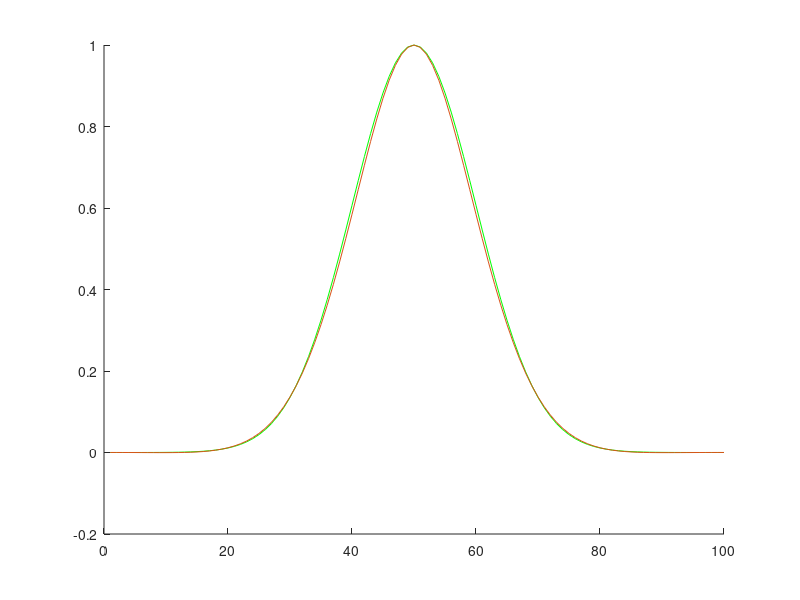

The MATLAB script that drew this image:
%4th order rf
clear all

ndim = 100;
za = zeros(ndim,1);
zb = zeros(ndim,1);
zc = zeros(ndim,1);
za(ndim/2) = 1.0;
%za(2) = -1.5;

xi = 10.0;
figure
hold on

for i=1:ndim
  zc(i) = exp(-(i-ndim/2)^2/xi^2/2);
end 
plot(zc,'Color','green')

b=xi^2/2;
c=xi^2/24+xi^4/8;
%c=xi^4/8;
d=xi^2/180+xi^4/48+xi^6/48;
%d=xi^6/48;
e=xi^2/1120+xi^4*7/1920+xi^6/192+xi^8/384;
%e=xi^8/384;

p=c-3/8*b^2;
q=d-b*c/2+b^3/8;
r=e-b*d/4+b^2*c/16-3*b^4/256;

b2=p/2;
c2=p^2/16-r/4;
d2=-q^2/64;

p2=c2-b2^2/3;
q2=d2-b2*c2/3+2*b2^3/27;

t1=0.5*(-q2+sqrt(q2^2+4*p2^3/27));
t2=0.5*(-q2-sqrt(q2^2+4*p2^3/27));

u=t1^(1/3);
v=t2^(1/3);
w=exp(2*pi*1i/3);

t1=u+v-b2/3;
t2=u*w+v*w^2-b2/3;
t3=u*w^2+v*w-b2/3;

u=sqrt(t1);
v=sqrt(t2);
w=sqrt(t3);

w=w*real(-u*v*w*8/q);

k1=u+v+w-b/4;
k2=u-v-w-b/4;
k3=-u+v-w-b/4;
k4=-u-v+w-b/4;

%b
%k1+k2+k3+k4
%c
%k1*k2+k1*k3+k1*k4+k2*k3+k2*k4+k3*k4
%d
%k1*k2*k3+k2*k3*k4+k3*k4*k1+k4*k1*k2
%e
%k1*k2*k3*k4

k1 = 1/k1;
k2 = 1/k2;
k3 = 1/k3;
k4 = 1/k4;

z1a=1-k1/2+sqrt((1-k1/2)^2-1);
z2a=1-k2/2+sqrt((1-k2/2)^2-1);
z3a=1-k3/2+sqrt((1-k3/2)^2-1);
z4a=1-k4/2+sqrt((1-k4/2)^2-1);

z1b=1-k1/2-sqrt((1-k1/2)^2-1);
z2b=1-k2/2-sqrt((1-k2/2)^2-1);
z3b=1-k3/2-sqrt((1-k3/2)^2-1);
z4b=1-k4/2-sqrt((1-k4/2)^2-1);
if(abs(z1a)>abs(z1b))
  z1 = z1b;
else
  z1 = z1a;
end
if(abs(z2a)>abs(z2b))
  z2 = z2b;
else
  z2 = z2a;
end
if(abs(z3a)>abs(z3b))
  z3 = z3b;
else
  z3 = z3a;
end
if(abs(z4a)>abs(z4b))
  z4 = z4b;
else
  z4 = z4a;
end

a1 = real(z1+z2+z3+z4)
a2 = real(-(z1*z2+z1*z3+z1*z4+z2*z3+z2*z4+z3*z4))
a3 = real(z1*z2*z3+z2*z3*z4+z3*z4*z1+z4*z1*z2)
a4 = real(-z1*z2*z3*z4)

a1+a2+a3+a4

zamax = max(abs(za));
za = za/zamax;

zb(:) = 0;
for i=5:ndim
  zb(i) = (1-a1-a2-a3-a4)*za(i) ...
        + a1*zb(i-1) + a2*zb(i-2) + a3*zb(i-3) + a4*zb(i-4);
end
zb(1) = (1-a1-a2-a3-a4)*za(1) ...
      + a1*zb(ndim) + a2*zb(ndim-1) + a3*zb(ndim-2) + a4*zb(ndim-3);
zb(2) = (1-a1-a2-a3-a4)*za(2) ...
      + a1*zb(1) + a2*zb(ndim) + a3*zb(ndim-1) + a4*zb(ndim-2);
zb(3) = (1-a1-a2-a3-a4)*za(3) ...
      + a1*zb(2) + a2*zb(1) + a3*zb(ndim) + a4*zb(ndim-1);
zb(4) = (1-a1-a2-a3-a4)*za(4) ...
      + a1*zb(3) + a2*zb(2) + a3*zb(1) + a4*zb(ndim);
for i=5:ndim
  zb(i) = (1-a1-a2-a3-a4)*za(i) ...
        + a1*zb(i-1) + a2*zb(i-2) + a3*zb(i-3) + a4*zb(i-4);
end

zc(:) = 0;
for i=ndim-4:-1:1
  zc(i) = (1-a1-a2-a3-a4)*zb(i) ...
        + a1*zc(i+1) + a2*zc(i+2) + a3*zc(i+3) + a4*zc(i+4);
end
zc(ndim) = (1-a1-a2-a3-a4)*zb(ndim) ...
      + a1*zc(1) + a2*zc(2) + a3*zc(3) + a4*zc(4);
zc(ndim-1) = (1-a1-a2-a3-a4)*zb(ndim-1) ...
      + a1*zc(ndim) + a2*zc(1) + a3*zc(2) + a4*zc(3);
zc(ndim-2) = (1-a1-a2-a3-a4)*zb(ndim-2) ...
      + a1*zc(ndim-1) + a2*zc(ndim) + a3*zc(1) + a4*zc(2);
zc(ndim-3) = (1-a1-a2-a3-a4)*zb(ndim-3) ...
      + a1*zc(ndim-2) + a2*zc(ndim-1) + a3*zc(ndim) + a4*zc(1);
for i=ndim-4:-1:1
  zc(i) = (1-a1-a2-a3-a4)*zb(i) ...
        + a1*zc(i+1) + a2*zc(i+2) + a3*zc(i+3) + a4*zc(i+4);
end

zcmax = max(abs(zc));
zc = zc / zcmax * zamax;

plot(zc)
